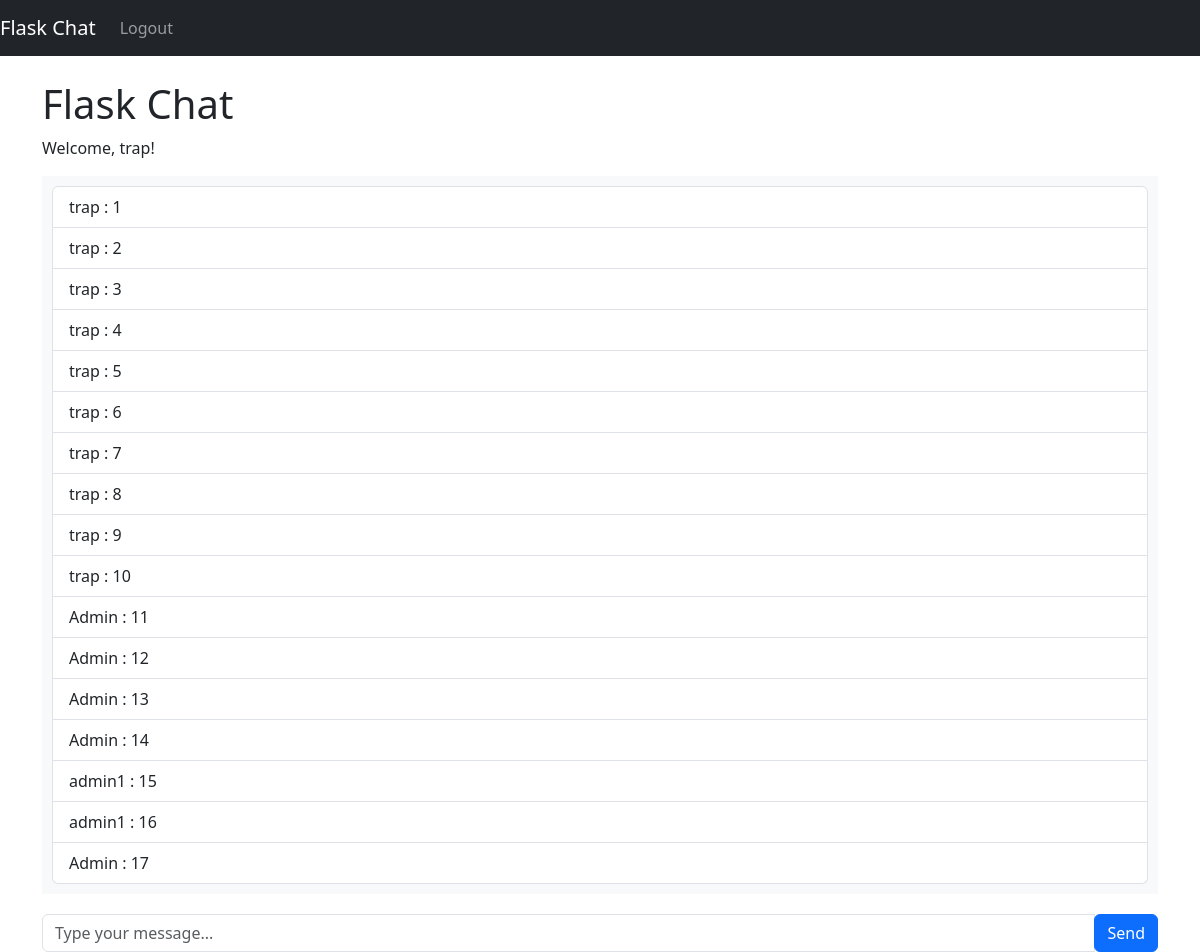
Screenshot of / (signed in) with the database file from the repository.
### main.py (models this page shows)
class User(UserMixin, db.Model):
    id = db.Column(db.Integer, primary_key=True)
    username = db.Column(db.String(20), unique=True, nullable=False)
    password = db.Column(db.String(80), nullable=False)
    role = db.Column(db.String(10), nullable=False)

class Message(db.Model):
    id = db.Column(db.Integer, primary_key=True)
    content = db.Column(db.String(200), nullable=False)
    approved = db.Column(db.Boolean, default=False)
    user_id = db.Column(db.Integer, db.ForeignKey('user.id'), nullable=False)
    user = db.relationship('User', backref=db.backref('messages', lazy=True))

### main.py (the view)
@app.route('/')
@login_required
def index():
    messages = convert_messages_to_dict()
    return render_template('index.html', username=current_user.username, messages=messages)

### main.py (called while the page is built)
@login_manager.user_loader
def load_user(user_id):
    return User.query.get(int(user_id))

def convert_messages_to_dict():
    messages = Message.query.all()
    return [{'content': message.content, 'approved': message.approved, 'username': message.user.username , 'id': message.id} for message in
            messages]

### templates/index.html (shortened to what this page needs)
<!DOCTYPE html>
<html>
<head>
    <link rel="stylesheet" type="text/css" href="{{ url_for('static', filename='bootstrap.min.css') }}">
    <link rel="stylesheet" type="text/css" href="{{ url_for('static', filename='styles.css') }}">
</head>
<body>
    <nav class="navbar navbar-expand-lg navbar-dark bg-dark">
        <a class="navbar-brand" href="{{ url_for('index') }}">Flask Chat</a>
        <div class="collapse navbar-collapse">
            <ul class="navbar-nav ml-auto">
                {% if current_user.is_authenticated %}
                    <li class="nav-item">
                        <a class="nav-link" href="{{ url_for('logout') }}">Logout</a>
                    </li>
                {% endif %}
            </ul>
        </div>
    </nav>
    <div class="container mt-4">
        <h1>Flask Chat</h1>
        {% if current_user.is_authenticated %}
            <p>Welcome, {{ current_user.username }}!</p>
        {% else %}
            <p>Please log in or register to use the chat.</p>
        {% endif %}
        <div id="messages">
            <ul id="message-list" class="list-group">
                {% for message in messages %}
                    <li id="message-{{ message.id }}" class="list-group-item">
                        {% if message.approved %}
                            {{ message.username }} : {{ message.content }}
                        {% else %}
                            {{ message.username }} : {{ message.content }}
                        {% endif %}
                    </li>
                {% endfor %}
            </ul>
        </div>
        <form id="message-form" {% if not current_user.is_authenticated %}disabled{% endif %}>
            <div class="input-group">
                <input type="text" id="message-input" class="form-control" placeholder="Type your message...">
                <div class="input-group-append">
                    <button type="submit" class="btn btn-primary">Send</button>
                </div>
            </div>
        </form>
    </div>
</body>
</html>

### static/styles.css (style rules this page uses)
#messages { background-color: #f8f9fa; padding: 10px; }
#message-form { margin-top: 20px; }

### rows the page displays
User: username "trap", content "1", content "2", content "3", content "4", content "5", content "6", content "7", content "8", content "9", username "trap"
Message: content "10"
User: username "Admin" "Admin" "Admin" "Admin" "Admin"
Message: content "11"
Message: content "12"
Message: content "13"
Message: content "14"
User: username "admin1" "admin1"
Message: content "15"
Message: content "16"
Message: content "17"
